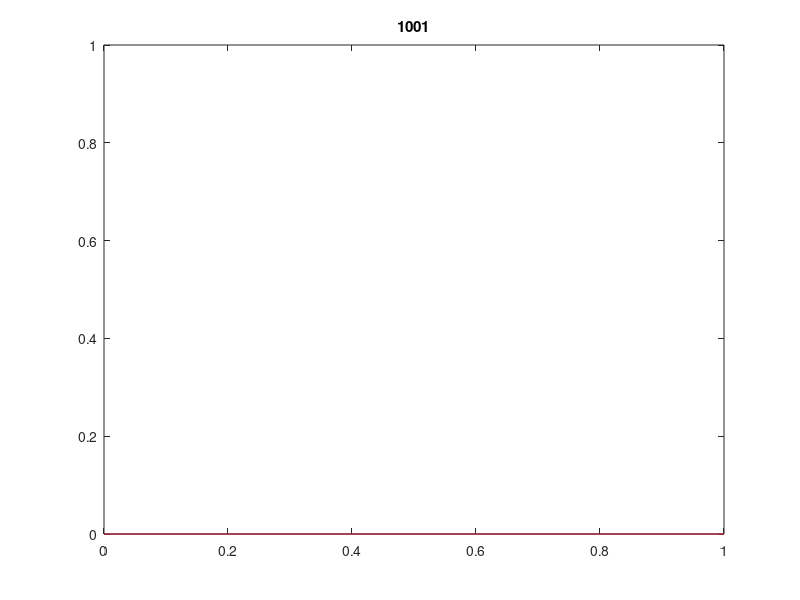

Reproduce this figure in MATLAB.
%test_problem_1.m written 3-30-16 by JTN to run test problem 1 of Thackham
%2009 work. This code is written a bit simpler than test_problem_1.m ,
%which is actually faster and more accurate. Adding matrices (speye +
%A_pos) appears to give some rounding errors that mess up computation, but
%this code should be easier to extend to 2 or 3-D.

n = 50;
dt = 1e-3;

x = linspace(0,1,n);
dx = x(2) - x(1);
t = 0:dt:1;

xn = length(x);
tn = length(t);

x_int = 2:xn-1;

D = 6e-3;
V = -2;
x0 = 0.8;
theta = 0.5;

Dc = D*dt/dx^2;
Vc = V*dt/dx;

%initial condition
IC = @(x) exp(-(x-x0).^2/D);
%left boundary
LB = @(t) 1/sqrt(1+4*t).*exp(-(x0+V*t).^2./(D*(1+4*t)));
%right boundary
RB = @(t) 1/sqrt(1+4*t).*exp(-(1-x0-V*t).^2./(D*(1+4*t)));

exact_soln = @(t) 1/sqrt(1+4*t)*exp(-(x-x0-V*t).^2/(D*(1+4*t)));

%sigma for flux limiters
sigma = @(r) (r+abs(r))./(1+abs(r));

%sparse matrix as a function for computation

A_pos = @(se,sw,v,ind,dn) sparse([ind ind ind],[ind-dn ind ind+dn],[(-Dc+-v+v.*sw/2); ...
    (2*Dc+v-v.*se/2-v.*sw/2); (-Dc+v.*se/2)],xn,xn);

A_neg = @(se,sw,v,ind,dn) sparse([ind ind ind],[ind-dn ind ind+dn],[(-Dc-v.*sw/2); ...
    (2*Dc+v.*se/2+v.*sw/2-v); (-Dc+v-v.*se/2)],xn,xn);

%initialize
u = zeros(xn,tn);
u(:,1) = IC(x);

tic

for i = 2:tn
    
    if V>=0
    
        r_e = (u(x_int,i-1) - u(x_int-1,i-1))./(u(x_int+1,i-1) - u(x_int,i-1));    
        r_w = (u(x_int(2:end)-1,i-1) - u(x_int(2:end)-2,i-1))./(u(x_int(2:end),i-1) - u(x_int(2:end)-1,i-1));
        r_w = [-1;r_w];

        %compute interior points
        u(:,i) = (speye(xn) + theta*A_pos(sigma(r_e),sigma(r_w),Vc,x_int,1))\(speye(xn) - (1-theta)*A_pos(sigma(r_e),sigma(r_w),Vc,x_int,1))*u(:,i-1);
        
    elseif V<0
        
        r_e = (u(x_int(1:end-1)+1,i-1) - u(x_int(1:end-1)+2,i-1))./(u(x_int(1:end-1),i-1) - u(x_int(1:end-1)+1,i-1));
        r_e = [r_e;-1];
        r_w = (u(x_int,i-1) - u(x_int+1,i-1))./(u(x_int-1,i-1) - u(x_int,i-1));
        
        %compute interior points
        u(:,i) = (speye(xn) + theta*A_neg(sigma(r_e),sigma(r_w),Vc,x_int,1))\(speye(xn) - (1-theta)*A_neg(sigma(r_e),sigma(r_w),Vc,x_int,1))*u(:,i-1);
        
        %attempt gmres -- only faster for larger systems! (xn = 300, dt = 1e-4)
%         [u(:,i) flag] = gmres((speye(xn) + theta*A_neg(sigma(r_e),sigma(r_w),Vc,x_int,1)),(speye(xn) - (1-theta)*A_neg(sigma(r_e),sigma(r_w),Vc,x_int,1))*u(:,i-1));

        
    end
    
    %boundary conditions
    u(1,i) = LB(t(i));
    u(end,i) = RB(t(i));
end

toc

for i = 1:10:tn
    plot(x,u(:,i))
    hold on
    plot(x,exact_soln(t(i)),'r')
    title(num2str(i));
    axis([0 1 0 1])
    pause(.125)
    hold off
end

